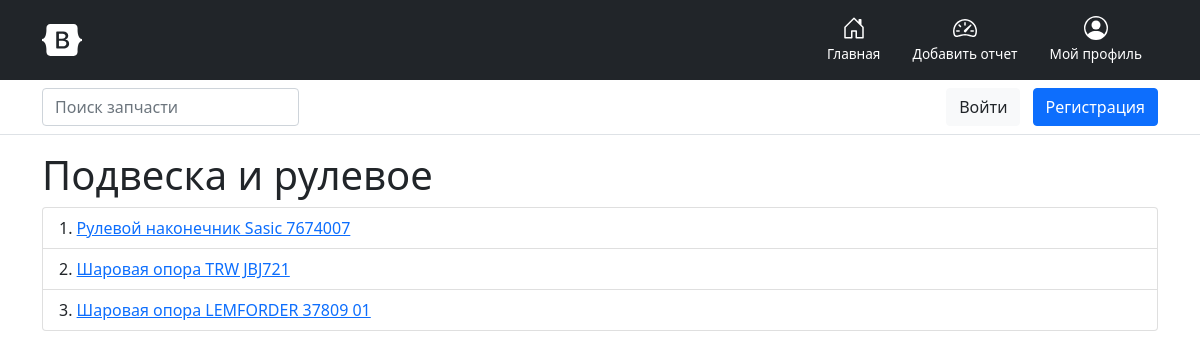
Page /category/3/ on the earlier database version.
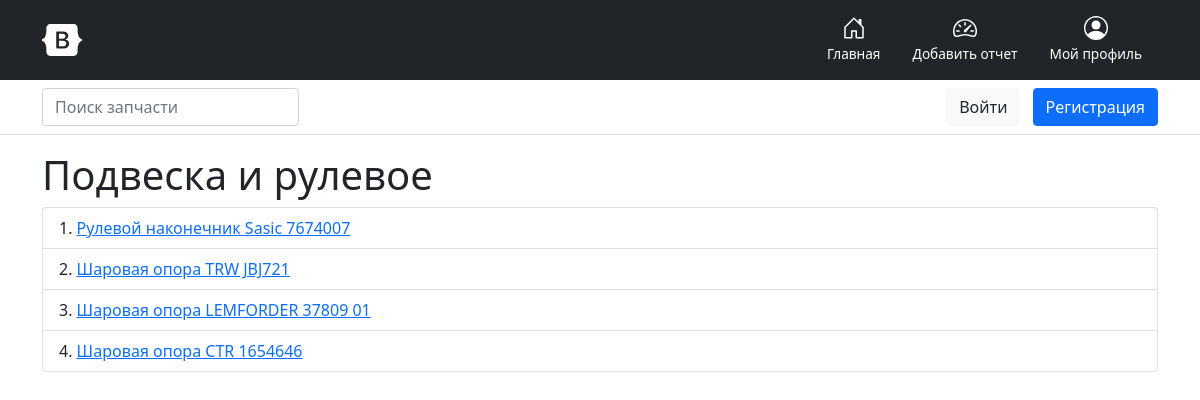
Same page on the later database version.
### mileage/models.py (models this page shows)
class SparePart(models.Model):
    name = models.CharField(max_length=255, db_index=True, verbose_name='Название')
    brand = models.CharField(max_length=255, db_index=True, verbose_name="Производитель")
    number = models.CharField(max_length=30, db_index=True, verbose_name="Номер (артикул)")
    category = models.ForeignKey(SparePartCategory, on_delete=models.PROTECT, verbose_name="Категория")
    def __str__(self):
        return ' '.join([self.name, self.brand, self.number])
    def get_absolute_url(self):
        return reverse_lazy('get_spare_part', kwargs={'spare_part_id': self.pk})
    class Meta:
        verbose_name = 'Запчасть'
        verbose_name_plural = 'Запчасти'
        ordering = ['category', 'name']

### mileage/views.py (the view)
# urls.py: path('category/<int:category_id>/', get_spare_parts_category, name='spare_parts_category'),
def get_spare_parts_category(request, category_id):
    all_spare_parts = SparePart.objects.filter(category_id=category_id)
    category_name = SparePartCategory.objects.get(pk=category_id)
    context = {
        'title': category_name,
        'all_spare_parts': all_spare_parts,
    }
    return render(request, 'mileage/spare_parts_category.html', context)

### mileage/models.py (called while the page is built)
    def __str__(self):
        return self.name

### mileage/templates/mileage/spare_parts_category.html (shortened to what this page needs)
{% extends 'base.html' %}
{% block body %}
<h1>{{ title }}</h1>
    <ol class="list-group list-group-numbered">
        {% for item in all_spare_parts %}
            <li class="list-group-item"><a href="{{ item.get_absolute_url }}">{{ item }}</a></li>
        {% empty %}
            <p>Еще ничего нет</p>
        {% endfor %}
    </ol>
{% endblock %}

Differences in the rows shown:
added SparePart: name+brand+number "Шаровая опора CTR 1654646"
